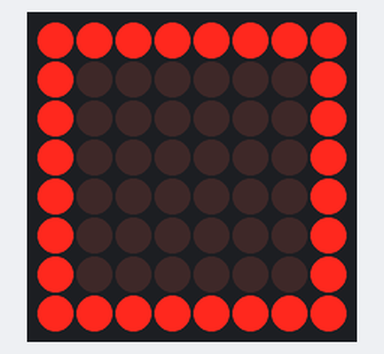
Simulated run of this sketch. Board: Arduino Uno, built with avr-gcc and run on an emulated ATmega328P. On the bench: 8×8 LED matrix.

Above: at 0.1 s.

The sketch:

AnimazioneLedMatrix.ino
```cpp
/*************************************
 * SEMPLICE ANIMAZIONE MATRICE LED CON MAX72XX e LIBRERIA LED CONTROL
 *
 * Author: Stefano Capezzone
 *
 * Corso: Arduino e Oltre
 *
 */

#include "LedControl.h"

/*
 Cablaggio del MAX72XX

 pin 12 is connected to the DataIn
 pin 9 is connected to the CLK
 pin 6 is connected to LOAD

 Immaginiamo di collegare un solo MAX72XX.
 */

LedControl lc=LedControl(12,9,6,1);


void setup() {
  /*
   Il MAX72XX è in modalità power-saving allo startup,
   è necessario fare una chiamata per risvegliarlo...
   */
  lc.shutdown(0,false);
  /* Impostiamo la luminosità ad un valore intermedio */
  lc.setIntensity(0,8);
  /* azzeriamo il display */
  lc.clearDisplay(0);

}

void loop() {

  int img1[8] = {
    B11111111,
    B10000001,
    B10000001,
    B10000001,
    B10000001,
    B10000001,
    B10000001,
    B11111111};
int img2[8] = {
    B00000000,
    B00000000,
    B00111100,
    B00111100,
    B00111100,
    B00111100,
    B00000000,
    B00000000};

   for (int i=0;i<8;i++) lc.setRow(0,i,img1[i]);
   delay(200);
   for (int i=0;i<8;i++) lc.setRow(0,i,img2[i]);
   delay(200);

}
```
